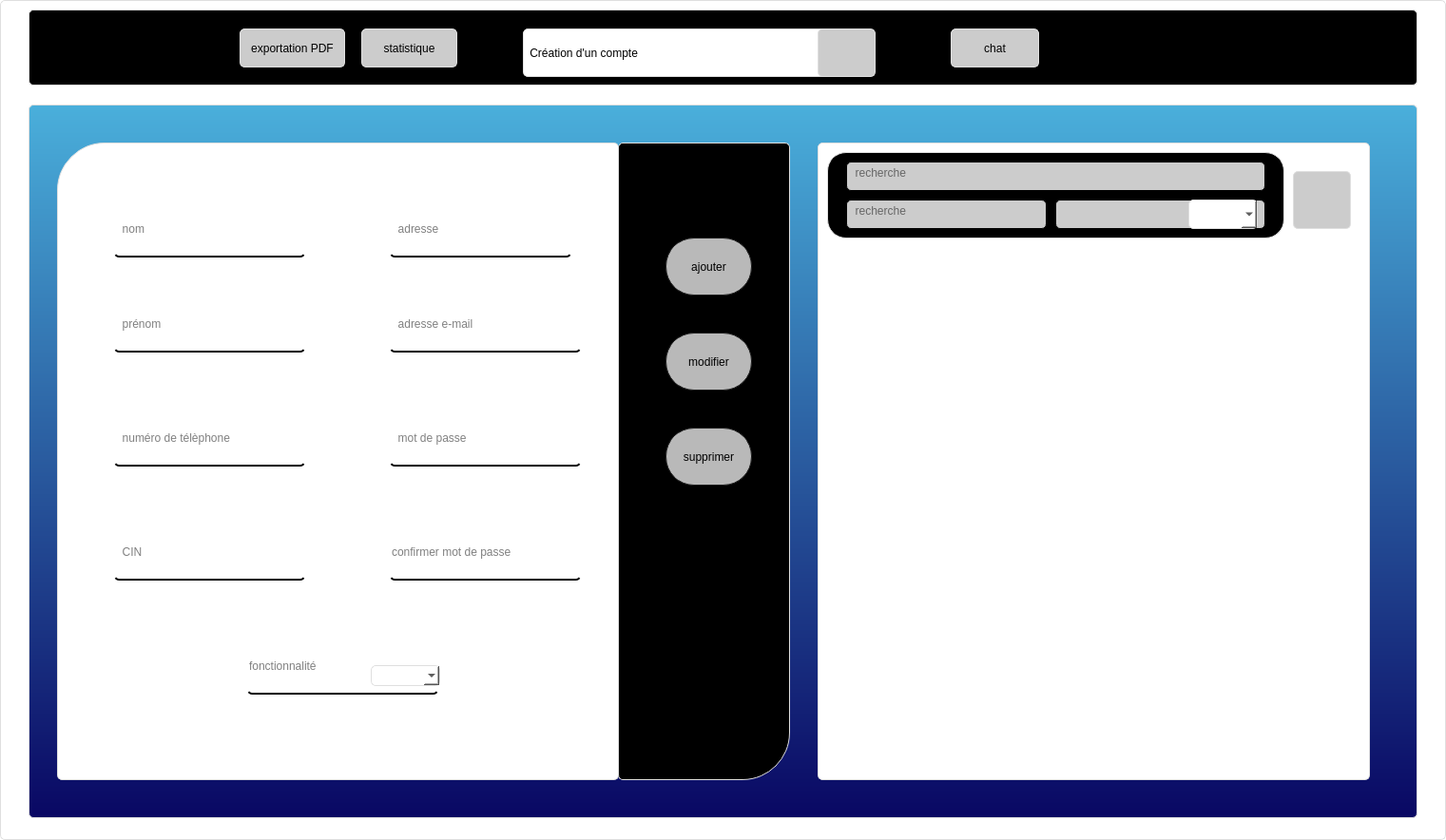
<?xml version="1.0" encoding="UTF-8"?>
<ui version="4.0">
 <class>emp</class>
 <widget class="QDialog" name="emp">
  <property name="geometry">
   <rect>
    <x>0</x>
    <y>0</y>
    <width>1521</width>
    <height>884</height>
   </rect>
  </property>
  <property name="windowTitle">
   <string>Dialog</string>
  </property>
  <property name="styleSheet">
   <string notr="true">
QWidget {	
	border:1px solid #dfdfdf;
	border-radius: 5px;
	background-color: #ffffff;
}

QPushButton{
	
	border-raduis:5px
}
#side_menu{
	border-radius: 20px;
	background-color: rgb(0,0,0);
}
#top_widget{

	background-color: rgb(0,0,0);
}
#form{
	
	
	background-color: rgb(255, 255, 255);
border-top-left-radius: 50px;
}

#widget QLineEdit{
font: 11pt &quot;MS Shell Dlg 2&quot;;
background-color:rgba(0,0,0,0);
border:none;
border-bottom:2px solid rgb(0,0,0);
padding-bottom:7px

}
#widget{
	
	/* background-color: QLinearGradient( x1: 0, y1: 0, x2: 0, y2: 1, stop: 0 #ffa02f, stop: 1 #d7801a);*/
	/*background-color: QLinearGradient( x1: 0, y1: 0, x2: 0, y2: 1, stop: 0 #4d4d4d, stop: 0.1 #646464, stop: 1 #5d5d5d);*/
    background-color:QLinearGradient( x1: 0, y1: 0, x2: 0, y2: 1, stop: 0 #4aafdb, stop: 1 #090763);
}
#options{
background-color:  rgb(0,0,0);
border-bottom-right-radius: 50px;

}
#widget #recherche_2{
	
	background-color: rgb(204, 204, 204);
	border:1px solid rgb(0,0,0);
}

#ajouter{
 color: rgb(0,0,0);
    background-color: rgb(185, 185, 185);
    border-width: 1px;
    border-color: #1e1e1e;
    border-style: solid;
    border-radius: 30px;
    padding: 3px;
    font-size: 12px;
    padding-left: 5px;
    padding-right: 5px;
}


#modifier{
 color: rgb(0,0,0);
    background-color: rgb(185, 185, 185);
    border-width: 1px;
    border-color: #1e1e1e;
    border-style: solid;
    border-radius: 30px;
    padding: 3px;
    font-size: 12px;
    padding-left: 5px;
    padding-right: 5px;
}

#supprimer{
  color: rgb(0,0,0);
    background-color: rgb(185, 185, 185);
    border-width: 1px;
    border-color: #1e1e1e;
    border-style: solid;
    border-radius: 30px;
    padding: 3px;
    font-size: 12px;
    padding-left: 5px;
    padding-right: 5px;
}

#ajouter:pressed
{
    background-color: QLinearGradient( x1: 0, y1: 0, x2: 0, y2: 1, stop: 0 #2d2d2d, stop: 0.1 #2b2b2b, stop: 0.5 #292929, stop: 0.9 #282828, stop: 1 #252525);
}

#modifier:pressed
{
    background-color: QLinearGradient( x1: 0, y1: 0, x2: 0, y2: 1, stop: 0 #2d2d2d, stop: 0.1 #2b2b2b, stop: 0.5 #292929, stop: 0.9 #282828, stop: 1 #252525);
}

#supprimer:pressed
{
    background-color: QLinearGradient( x1: 0, y1: 0, x2: 0, y2: 1, stop: 0 #2d2d2d, stop: 0.1 #2b2b2b, stop: 0.5 #292929, stop: 0.9 #282828, stop: 1 #252525);
}

#top_widget #label
{
	
	font: 75 14pt &quot;Segoe Print&quot;;
}

#pdf{
	
	background-color: #071e26;
border:0px ;
}
#stat{
	
	background-color: #071e26;
border:0px ;
}
#widget_2 QLineEdit {
		background-color: rgb(204, 204, 204);
	border:1px solid rgb(0,0,0);

}
#widget_2{
	
	border-radius: 20px;
	background-color:  rgb(0,0,0);

}
QPushButton{
	background-color: rgb(204, 204, 204);
}</string>
  </property>
  <widget class="QWidget" name="top_widget" native="true">
   <property name="geometry">
    <rect>
     <x>30</x>
     <y>10</y>
     <width>1461</width>
     <height>80</height>
    </rect>
   </property>
   <widget class="QLabel" name="label">
    <property name="geometry">
     <rect>
      <x>520</x>
      <y>20</y>
      <width>321</width>
      <height>51</height>
     </rect>
    </property>
    <property name="text">
     <string> Création d'un compte</string>
    </property>
   </widget>
   <widget class="QPushButton" name="pushButton_7">
    <property name="geometry">
     <rect>
      <x>830</x>
      <y>20</y>
      <width>61</width>
      <height>51</height>
     </rect>
    </property>
    <property name="text">
     <string/>
    </property>
    <property name="icon">
     <iconset resource="style.qrc">
      <normaloff>:/new/prefix1/icons/emp.png</normaloff>:/new/prefix1/icons/emp.png</iconset>
    </property>
    <property name="iconSize">
     <size>
      <width>45</width>
      <height>45</height>
     </size>
    </property>
    <property name="checkable">
     <bool>true</bool>
    </property>
    <property name="autoExclusive">
     <bool>true</bool>
    </property>
   </widget>
   <widget class="QPushButton" name="pushButton">
    <property name="geometry">
     <rect>
      <x>222</x>
      <y>20</y>
      <width>111</width>
      <height>41</height>
     </rect>
    </property>
    <property name="text">
     <string>exportation PDF</string>
    </property>
   </widget>
   <widget class="QPushButton" name="pushButton_2">
    <property name="geometry">
     <rect>
      <x>350</x>
      <y>20</y>
      <width>101</width>
      <height>41</height>
     </rect>
    </property>
    <property name="text">
     <string>statistique</string>
    </property>
   </widget>
   <widget class="QPushButton" name="pushButton_4">
    <property name="geometry">
     <rect>
      <x>970</x>
      <y>20</y>
      <width>93</width>
      <height>41</height>
     </rect>
    </property>
    <property name="text">
     <string>chat</string>
    </property>
   </widget>
  </widget>
  <widget class="QWidget" name="widget" native="true">
   <property name="geometry">
    <rect>
     <x>30</x>
     <y>110</y>
     <width>1461</width>
     <height>751</height>
    </rect>
   </property>
   <widget class="QTableView" name="tableView">
    <property name="geometry">
     <rect>
      <x>830</x>
      <y>40</y>
      <width>581</width>
      <height>671</height>
     </rect>
    </property>
    <property name="styleSheet">
     <string notr="true">border-raduis:5px;</string>
    </property>
   </widget>
   <widget class="QLabel" name="form">
    <property name="geometry">
     <rect>
      <x>30</x>
      <y>40</y>
      <width>591</width>
      <height>671</height>
     </rect>
    </property>
    <property name="styleSheet">
     <string notr="true"/>
    </property>
    <property name="text">
     <string/>
    </property>
   </widget>
   <widget class="QLabel" name="options">
    <property name="geometry">
     <rect>
      <x>620</x>
      <y>40</y>
      <width>181</width>
      <height>671</height>
     </rect>
    </property>
    <property name="styleSheet">
     <string notr="true"/>
    </property>
    <property name="text">
     <string/>
    </property>
   </widget>
   <widget class="QPushButton" name="pushButton_3">
    <property name="geometry">
     <rect>
      <x>1330</x>
      <y>70</y>
      <width>61</width>
      <height>61</height>
     </rect>
    </property>
    <property name="text">
     <string/>
    </property>
    <property name="icon">
     <iconset resource="style.qrc">
      <normaloff>:/new/prefix1/rech.png</normaloff>:/new/prefix1/rech.png</iconset>
    </property>
    <property name="iconSize">
     <size>
      <width>50</width>
      <height>50</height>
     </size>
    </property>
   </widget>
   <widget class="QPushButton" name="supprimer">
    <property name="geometry">
     <rect>
      <x>670</x>
      <y>340</y>
      <width>91</width>
      <height>61</height>
     </rect>
    </property>
    <property name="text">
     <string>supprimer</string>
    </property>
   </widget>
   <widget class="QPushButton" name="modifier">
    <property name="geometry">
     <rect>
      <x>670</x>
      <y>240</y>
      <width>91</width>
      <height>61</height>
     </rect>
    </property>
    <property name="text">
     <string>modifier</string>
    </property>
   </widget>
   <widget class="QLineEdit" name="lineEdit_3">
    <property name="geometry">
     <rect>
      <x>90</x>
      <y>110</y>
      <width>201</width>
      <height>51</height>
     </rect>
    </property>
    <property name="text">
     <string/>
    </property>
    <property name="placeholderText">
     <string>  nom</string>
    </property>
   </widget>
   <widget class="QPushButton" name="ajouter">
    <property name="geometry">
     <rect>
      <x>670</x>
      <y>140</y>
      <width>91</width>
      <height>61</height>
     </rect>
    </property>
    <property name="text">
     <string>ajouter</string>
    </property>
   </widget>
   <widget class="QLineEdit" name="lineEdit_4">
    <property name="geometry">
     <rect>
      <x>90</x>
      <y>210</y>
      <width>201</width>
      <height>51</height>
     </rect>
    </property>
    <property name="text">
     <string/>
    </property>
    <property name="placeholderText">
     <string>  prénom</string>
    </property>
   </widget>
   <widget class="QLineEdit" name="lineEdit_5">
    <property name="geometry">
     <rect>
      <x>90</x>
      <y>330</y>
      <width>201</width>
      <height>51</height>
     </rect>
    </property>
    <property name="text">
     <string/>
    </property>
    <property name="placeholderText">
     <string>  numéro de télèphone</string>
    </property>
   </widget>
   <widget class="QLineEdit" name="lineEdit_6">
    <property name="geometry">
     <rect>
      <x>90</x>
      <y>450</y>
      <width>201</width>
      <height>51</height>
     </rect>
    </property>
    <property name="text">
     <string/>
    </property>
    <property name="placeholderText">
     <string>  CIN</string>
    </property>
   </widget>
   <widget class="QLineEdit" name="lineEdit_7">
    <property name="geometry">
     <rect>
      <x>380</x>
      <y>210</y>
      <width>201</width>
      <height>51</height>
     </rect>
    </property>
    <property name="text">
     <string/>
    </property>
    <property name="placeholderText">
     <string>  adresse e-mail</string>
    </property>
   </widget>
   <widget class="QLineEdit" name="lineEdit_8">
    <property name="geometry">
     <rect>
      <x>380</x>
      <y>110</y>
      <width>191</width>
      <height>51</height>
     </rect>
    </property>
    <property name="text">
     <string/>
    </property>
    <property name="placeholderText">
     <string>  adresse</string>
    </property>
   </widget>
   <widget class="QLineEdit" name="lineEdit_9">
    <property name="geometry">
     <rect>
      <x>380</x>
      <y>330</y>
      <width>201</width>
      <height>51</height>
     </rect>
    </property>
    <property name="text">
     <string/>
    </property>
    <property name="placeholderText">
     <string>  mot de passe</string>
    </property>
   </widget>
   <widget class="QLineEdit" name="lineEdit_10">
    <property name="geometry">
     <rect>
      <x>380</x>
      <y>450</y>
      <width>201</width>
      <height>51</height>
     </rect>
    </property>
    <property name="text">
     <string/>
    </property>
    <property name="placeholderText">
     <string>confirmer mot de passe</string>
    </property>
   </widget>
   <widget class="QWidget" name="widget_2" native="true">
    <property name="geometry">
     <rect>
      <x>840</x>
      <y>50</y>
      <width>481</width>
      <height>91</height>
     </rect>
    </property>
    <widget class="QLineEdit" name="recherche_2">
     <property name="geometry">
      <rect>
       <x>20</x>
       <y>10</y>
       <width>441</width>
       <height>31</height>
      </rect>
     </property>
     <property name="placeholderText">
      <string>  recherche</string>
     </property>
    </widget>
    <widget class="QLineEdit" name="recherche_3">
     <property name="geometry">
      <rect>
       <x>20</x>
       <y>50</y>
       <width>211</width>
       <height>31</height>
      </rect>
     </property>
     <property name="placeholderText">
      <string>  recherche</string>
     </property>
    </widget>
    <widget class="QLineEdit" name="recherche_4">
     <property name="geometry">
      <rect>
       <x>240</x>
       <y>50</y>
       <width>221</width>
       <height>31</height>
      </rect>
     </property>
     <property name="placeholderText">
      <string/>
     </property>
    </widget>
    <widget class="QComboBox" name="comboBox_2">
     <property name="geometry">
      <rect>
       <x>380</x>
       <y>50</y>
       <width>73</width>
       <height>31</height>
      </rect>
     </property>
    </widget>
   </widget>
   <widget class="QLineEdit" name="lineEdit_11">
    <property name="geometry">
     <rect>
      <x>230</x>
      <y>570</y>
      <width>201</width>
      <height>51</height>
     </rect>
    </property>
    <property name="text">
     <string/>
    </property>
    <property name="placeholderText">
     <string>fonctionnalité</string>
    </property>
   </widget>
   <widget class="QComboBox" name="comboBox">
    <property name="geometry">
     <rect>
      <x>360</x>
      <y>590</y>
      <width>73</width>
      <height>22</height>
     </rect>
    </property>
   </widget>
  </widget>
 </widget>
 <resources>
  <include location="style.qrc"/>
 </resources>
 <connections/>
</ui>
